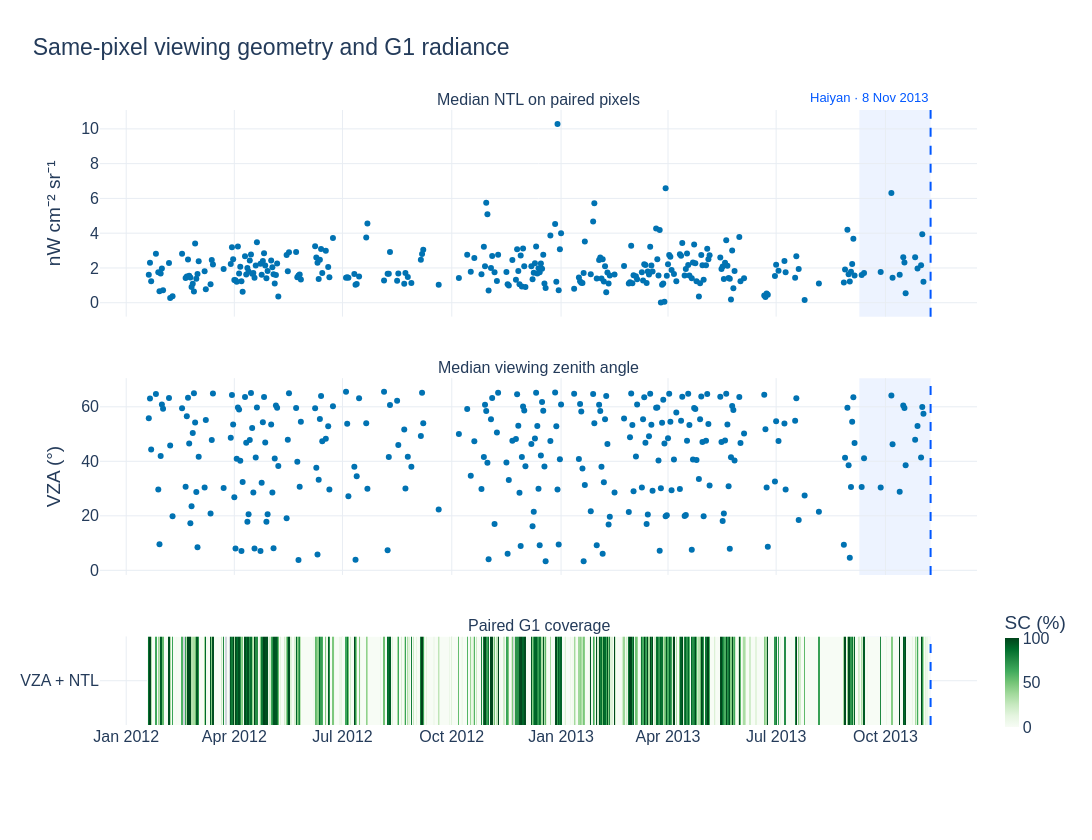
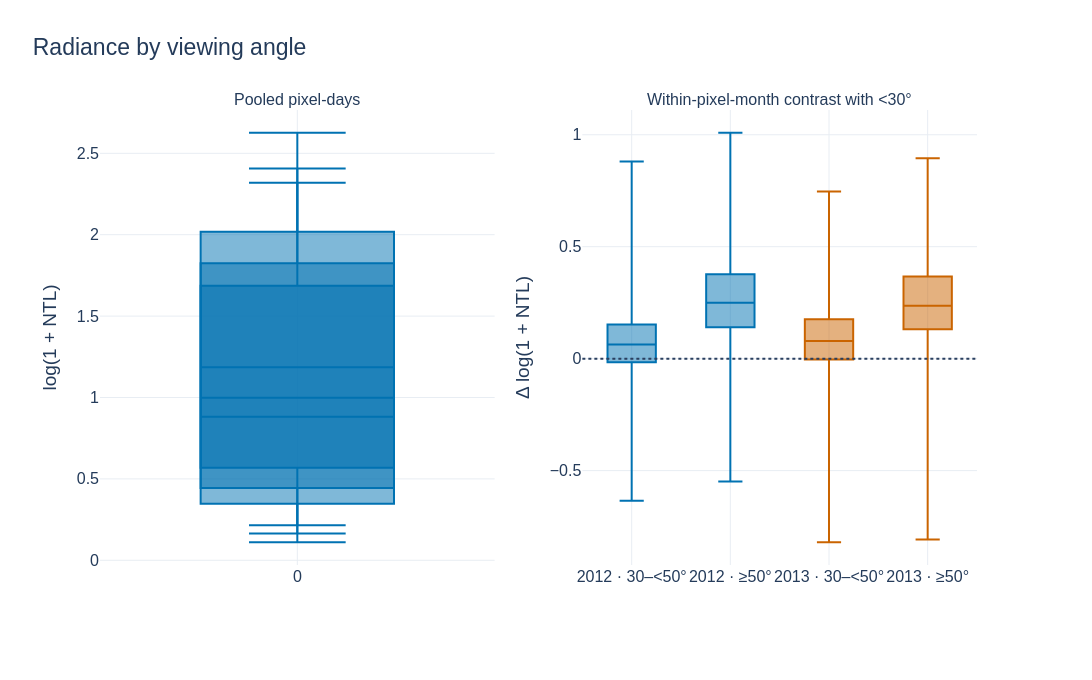

Here is the notebook cell these charts were saved with, in order:
### Markdown cell above
## 6. Match nighttime lights to measured viewing geometry

Compare A1 sensor zenith and A2 radiance at the same G1 pixel and date. Daily paired coverage uses the full G1 denominator. The angle-bin plot shows pixel-day distributions and the table compares low and high angles within the same pixel and month. A pixel-month needs at least two observations in each of the compared angle bands. This is an observational diagnostic for angle-related differences.

### Code cell
zenith_values = np.full(pixel_values.shape, np.nan, dtype="float32")
a1_dates = pd.DatetimeIndex([])
iy, ix = np.unravel_index(land_pixels, land.shape)
for path in (PROCESSED_DIR / "Haiyan_VNP46A1.zarr",
             PROCESSED_DIR / "baseline/Haiyan_VNP46A1_baseline.zarr"):
    if not path.exists():
        print(f"Missing A1 store: {path.name}")
        continue
    ds = xr.open_zarr(path, chunks={}, consolidated=False, mask_and_scale=False)
    for axis in ("x", "y"):
        np.testing.assert_allclose(ds[axis].values, a2[axis].values, rtol=0, atol=1e-6)
    band = ds["Sensor_Zenith"]
    for dim in set(band.dims) - {"date", "y", "x"}:
        if band.sizes[dim] != 1:
            raise ValueError(f"Unexpected Sensor_Zenith dimension: {dim}")
        band = band.isel({dim: 0}, drop=True)
    available = pd.DatetimeIndex(ds.date.values)
    if "processed" in ds:
        available = available[ds.processed.values == 1]
    selected_dates = daily_calendar.intersection(available).difference(a1_dates)
    a1_dates = a1_dates.union(selected_dates)
    fills = list(KNOWN_FILL_VALUES)
    for key in ("_FillValue", "missing_value"):
        if key in band.attrs:
            fills.extend(np.atleast_1d(band.attrs[key]).tolist())

    for start in tqdm(range(0, len(selected_dates), 16), desc=f"Read {path.name}"):
        subset = selected_dates[start:start + 16]
        values = band.sel(date=subset).isel(
            y=xr.DataArray(iy, dims="sample_pixel"), x=xr.DataArray(ix, dims="sample_pixel"),
        ).transpose("date", "sample_pixel").compute().values.astype("float32")
        values[np.isin(values, fills)] = np.nan
        values = values * float(band.attrs.get("scale_factor", 1)) + float(band.attrs.get("add_offset", 0))
        # Some legacy stores contain centidegrees without a scale attribute.
        finite = values[np.isfinite(values) & (values >= 0)]
        if "scale_factor" not in band.attrs and finite.size and np.percentile(finite, 95) > 90:
            values *= .01
        values[(values < 0) | (values > 90)] = np.nan
        zenith_values[daily_calendar.get_indexer(subset)] = values


pair = np.isfinite(zenith_values) & np.isfinite(pixel_values)
if pair.any():
    paired_ntl = np.where(pair, pixel_values, np.nan)
    paired_vza = np.where(pair, zenith_values, np.nan)
    paired_sc = pd.Series(100 * pair.mean(axis=1), index=daily_calendar)
    paired_sc = paired_sc.where(daily_calendar.isin(a1_dates) & primary.SC.notna())
    paired_day = pd.DataFrame({
        "median_ntl": median(paired_ntl, axis=1),
        "median_vza": median(paired_vza, axis=1),
        "SC": paired_sc,
    }, index=daily_calendar)
    paired_day.to_csv(TABLE_DIR / "pre_haiyan_matched_vza_daily.csv")
    fig = make_subplots(rows=3, cols=1, shared_xaxes=True, row_heights=[.42, .40, .18],
                        vertical_spacing=.10, subplot_titles=[
                            "Median NTL on paired pixels", "Median viewing zenith angle", "Paired G1 coverage",
                        ])
    enough = paired_sc.ge(SPATIAL_COMPLETENESS_PCT)
    for row, key, label in [(1, "median_ntl", NTL_UNITS), (2, "median_vza", "VZA (°)")]:
        fig.add_trace(go.Scatter(x=daily_calendar, y=paired_day[key].where(enough),
            mode="markers", marker=dict(color=PRIMARY_COLOR, size=6), showlegend=False), row=row,col=1)
        fig.update_yaxes(title_text=label, row=row,col=1)
    sc_heatmap(fig, paired_day[["SC"]].rename(columns={"SC": "VZA + NTL"}), 3, bar_y=.09)
    mark_reference(fig, (1,2,3))
    style_figure(fig, "Same-pixel viewing geometry and G1 radiance", 1420, 840)
    finish_figure(fig, "05_paired_viewing_geometry")

    bins = {"<30°": pair & (zenith_values < 30),
            "30–<50°": pair & (zenith_values >= 30) & (zenith_values < 50),
            "≥50°": pair & (zenith_values >= 50)}
    month_index = daily_calendar.to_period("M")
    log_ntl = np.log1p(paired_ntl)
    contrasts = []
    for month_id in month_index.unique():
        inside = month_index == month_id
        low = bins["<30°"][inside]
        low_median = median(np.where(low, log_ntl[inside], np.nan), axis=0)
        for label in ("30–<50°", "≥50°"):
            other = bins[label][inside]
            eligible = (low.sum(axis=0) >= 2) & (other.sum(axis=0) >= 2)
            other_median = median(np.where(other, log_ntl[inside], np.nan), axis=0)
            contrasts.extend((month_id.year, label, i, delta) for i, delta in
                             zip(np.flatnonzero(eligible), (other_median-low_median)[eligible]))
    fig = make_subplots(rows=1, cols=2, subplot_titles=[
        "Pooled pixel-days", "Within-pixel-month contrast with <30°",
    ])
    for label, eligible in bins.items():
        values = log_ntl[eligible]
        if values.size:
            quantiles = np.quantile(values, [.10,.25,.50,.75,.90])
            fig.add_trace(go.Box(name=label, q1=[quantiles[1]], median=[quantiles[2]],
                q3=[quantiles[3]], lowerfence=[quantiles[0]], upperfence=[quantiles[4]],
                marker_color=PRIMARY_COLOR, showlegend=False), row=1,col=1)
    if contrasts:
        vza_contrasts = pd.DataFrame(contrasts, columns=["year", "angle_band", "pixel", "delta_log1p"])
        per_pixel = vza_contrasts.groupby(["year", "angle_band", "pixel"], as_index=False).delta_log1p.median()
        vza_summary = per_pixel.groupby(["year","angle_band"]).delta_log1p.agg(["median","size"])
        display(vza_summary.rename(columns={"median": "Median Δ log(1 + NTL)", "size": "Pixels"}).round(3))
        vza_summary.to_csv(TABLE_DIR / "pre_haiyan_vza_contrasts.csv")
        for (year, label), part in per_pixel.groupby(["year", "angle_band"]):
            fig.add_trace(go.Box(y=part.delta_log1p, name=f"{year} · {label}",
                boxpoints=False, marker_color=PRIMARY_COLOR if year == 2012 else EXPANDED_COLOR,
                showlegend=False), row=1,col=2)
    else:
        fig.add_annotation(text="Insufficient paired observations", showarrow=False,
                           x=.5,y=.5,xref="x2 domain",yref="y2 domain")
    fig.add_hline(y=0, line_dash="dot", row=1,col=2)
    fig.update_yaxes(title_text="log(1 + NTL)", row=1,col=1)
    fig.update_yaxes(title_text="Δ log(1 + NTL)", row=1,col=2)
    style_figure(fig, "Radiance by viewing angle", 1360, 680)
    finish_figure(fig, "06_vza_angle_contrasts")
else:
    print("No overlapping G1 HQ radiance and valid A1 viewing angles.")

### Figure 1 — Plotly figure (JSON) as saved in the notebook; plotly's stock layout.template omitted (floating-point values rounded to 4 significant figures; data arrays with more than 128 entries replaced by an {"elided": "..."} marker saying what was removed)
{"data": [{"marker": {"color": "#0072B2", "size": 6}, "mode": "markers", "showlegend": false, "type": "scatter", "x": {"elided": "659 str values"}, "xaxis": "x", "y": {"elided": "659 float values"}, "yaxis": "y"}, {"marker": {"color": "#0072B2", "size": 6}, "mode": "markers", "showlegend": false, "type": "scatter", "x": {"elided": "659 str values"}, "xaxis": "x2", "y": {"elided": "659 float values"}, "yaxis": "y2"}, {"colorscale": [[0, "#CFD5DC"], [1, "#CFD5DC"]], "hoverongaps": false, "hovertemplate": "%{x|%d %b %Y} · %{y}<br>SC unavailable<extra></extra>", "showscale": false, "type": "heatmap", "x": {"elided": "659 str values"}, "xaxis": "x3", "y": ["VZA + NTL"], "yaxis": "y3", "z": {"elided": "1x659 float values"}}, {"colorbar": {"len": 0.22, "thickness": 14, "tickvals": [0, 50, 100], "title": {"text": "SC (%)"}, "y": 0.09}, "colorscale": [[0, "rgb(247,252,245)"], [0.125, "rgb(229,245,224)"], [0.25, "rgb(199,233,192)"], [0.375, "rgb(161,217,155)"], [0.5, "rgb(116,196,118)"], [0.625, "rgb(65,171,93)"], [0.75, "rgb(35,139,69)"], [0.875, "rgb(0,109,44)"], [1, "rgb(0,68,27)"]], "hoverongaps": false, "hovertemplate": "%{x|%d %b %Y} · %{y}<br>SC %{z:.1f}%<extra></extra>", "type": "heatmap", "x": {"elided": "659 str values"}, "xaxis": "x3", "y": ["VZA + NTL"], "yaxis": "y3", "z": {"elided": "1x659 float values"}, "zmax": 100, "zmin": 0, "zsmooth": false}], "layout": {"annotations": [{"font": {"size": 16}, "showarrow": false, "text": "Median NTL on paired pixels", "x": 0.5, "xanchor": "center", "xref": "paper", "y": 1, "yanchor": "bottom", "yref": "paper"}, {"font": {"size": 16}, "showarrow": false, "text": "Median viewing zenith angle", "x": 0.5, "xanchor": "center", "xref": "paper", "y": 0.564, "yanchor": "bottom", "yref": "paper"}, {"font": {"size": 16}, "showarrow": false, "text": "Paired G1 coverage", "x": 0.5, "xanchor": "center", "xref": "paper", "y": 0.144, "yanchor": "bottom", "yref": "paper"}, {"font": {"color": "#0057FF", "size": 13}, "showarrow": false, "text": "Haiyan · 8 Nov 2013", "x": "2013-11-08T00:00:00", "xanchor": "right", "xref": "x", "y": 1.035, "yref": "paper"}], "font": {"color": "#243B5A", "family": "Arial", "size": 16}, "height": 840, "legend": {"orientation": "h", "x": 0, "xanchor": "left", "y": -0.09, "yanchor": "top"}, "margin": {"b": 115, "l": 100, "r": 115, "t": 110}, "paper_bgcolor": "rgba(0,0,0,0)", "plot_bgcolor": "white", "shapes": [{"fillcolor": "#0057FF", "layer": "below", "line": {"width": 0}, "opacity": 0.07, "type": "rect", "x0": "2013-09-09T00:00:00", "x1": "2013-11-08T00:00:00", "xref": "x", "y0": 0, "y1": 1, "yref": "y domain"}, {"line": {"color": "#0057FF", "dash": "dash", "width": 2}, "type": "line", "x0": "2013-11-08T00:00:00", "x1": "2013-11-08T00:00:00", "xref": "x", "y0": 0, "y1": 1, "yref": "y domain"}, {"fillcolor": "#0057FF", "layer": "below", "line": {"width": 0}, "opacity": 0.07, "type": "rect", "x0": "2013-09-09T00:00:00", "x1": "2013-11-08T00:00:00", "xref": "x2", "y0": 0, "y1": 1, "yref": "y2 domain"}, {"line": {"color": "#0057FF", "dash": "dash", "width": 2}, "type": "line", "x0": "2013-11-08T00:00:00", "x1": "2013-11-08T00:00:00", "xref": "x2", "y0": 0, "y1": 1, "yref": "y2 domain"}, {"fillcolor": "#0057FF", "layer": "below", "line": {"width": 0}, "opacity": 0.07, "type": "rect", "x0": "2013-09-09T00:00:00", "x1": "2013-11-08T00:00:00", "xref": "x3", "y0": 0, "y1": 1, "yref": "y3 domain"}, {"line": {"color": "#0057FF", "dash": "dash", "width": 2}, "type": "line", "x0": "2013-11-08T00:00:00", "x1": "2013-11-08T00:00:00", "xref": "x3", "y0": 0, "y1": 1, "yref": "y3 domain"}], "title": {"font": {"size": 23}, "text": "Same-pixel viewing geometry and G1 radiance", "x": 0.03, "xanchor": "left"}, "width": 1420, "xaxis": {"anchor": "y", "domain": [0, 1], "gridcolor": "#E8EDF3", "matches": "x3", "showticklabels": false, "zeroline": false}, "xaxis2": {"anchor": "y2", "domain": [0, 1], "gridcolor": "#E8EDF3", "matches": "x3", "showticklabels": false, "zeroline": false}, "xaxis3": {"anchor": "y3", "domain": [0, 1], "gridcolor": "#E8EDF3", "zeroline": false}, "yaxis": {"anchor": "x", "domain": [0.664, 1], "gridcolor": "#E8EDF3", "title": {"text": "nW cm⁻² sr⁻¹"}, "zeroline": false}, "yaxis2": {"anchor": "x2", "domain": [0.244, 0.564], "gridcolor": "#E8EDF3", "title": {"text": "VZA (°)"}, "zeroline": false}, "yaxis3": {"anchor": "x3", "domain": [0, 0.144], "gridcolor": "#E8EDF3", "zeroline": false}}}

### Figure 2 — Plotly figure (JSON) as saved in the notebook; plotly's stock layout.template omitted (floating-point values rounded to 4 significant figures; data arrays with more than 128 entries replaced by an {"elided": "..."} marker saying what was removed)
{"data": [{"lowerfence": [0.1108], "marker": {"color": "#0072B2"}, "median": [0.8822], "name": "<30°", "q1": [0.3469], "q3": [1.686], "showlegend": false, "type": "box", "upperfence": [2.319], "xaxis": "x", "yaxis": "y"}, {"lowerfence": [0.1651], "marker": {"color": "#0072B2"}, "median": [0.9987], "name": "30–<50°", "q1": [0.4444], "q3": [1.824], "showlegend": false, "type": "box", "upperfence": [2.407], "xaxis": "x", "yaxis": "y"}, {"lowerfence": [0.2147], "marker": {"color": "#0072B2"}, "median": [1.186], "name": "≥50°", "q1": [0.5682], "q3": [2.018], "showlegend": false, "type": "box", "upperfence": [2.626], "xaxis": "x", "yaxis": "y"}, {"boxpoints": false, "marker": {"color": "#0072B2"}, "name": "2012 · 30–<50°", "showlegend": false, "type": "box", "xaxis": "x2", "y": {"elided": "503 float values"}, "yaxis": "y2"}, {"boxpoints": false, "marker": {"color": "#0072B2"}, "name": "2012 · ≥50°", "showlegend": false, "type": "box", "xaxis": "x2", "y": {"elided": "503 float values"}, "yaxis": "y2"}, {"boxpoints": false, "marker": {"color": "#CA6400"}, "name": "2013 · 30–<50°", "showlegend": false, "type": "box", "xaxis": "x2", "y": {"elided": "503 float values"}, "yaxis": "y2"}, {"boxpoints": false, "marker": {"color": "#CA6400"}, "name": "2013 · ≥50°", "showlegend": false, "type": "box", "xaxis": "x2", "y": {"elided": "503 float values"}, "yaxis": "y2"}], "layout": {"annotations": [{"font": {"size": 16}, "showarrow": false, "text": "Pooled pixel-days", "x": 0.225, "xanchor": "center", "xref": "paper", "y": 1, "yanchor": "bottom", "yref": "paper"}, {"font": {"size": 16}, "showarrow": false, "text": "Within-pixel-month contrast with <30°", "x": 0.775, "xanchor": "center", "xref": "paper", "y": 1, "yanchor": "bottom", "yref": "paper"}], "font": {"color": "#243B5A", "family": "Arial", "size": 16}, "height": 680, "legend": {"orientation": "h", "x": 0, "xanchor": "left", "y": -0.09, "yanchor": "top"}, "margin": {"b": 115, "l": 100, "r": 115, "t": 110}, "paper_bgcolor": "rgba(0,0,0,0)", "plot_bgcolor": "white", "shapes": [{"line": {"dash": "dot"}, "type": "line", "x0": 0, "x1": 1, "xref": "x2 domain", "y0": 0, "y1": 0, "yref": "y2"}], "title": {"font": {"size": 23}, "text": "Radiance by viewing angle", "x": 0.03, "xanchor": "left"}, "width": 1360, "xaxis": {"anchor": "y", "domain": [0, 0.45], "gridcolor": "#E8EDF3", "zeroline": false}, "xaxis2": {"anchor": "y2", "domain": [0.55, 1], "gridcolor": "#E8EDF3", "zeroline": false}, "yaxis": {"anchor": "x", "domain": [0, 1], "gridcolor": "#E8EDF3", "title": {"text": "log(1 + NTL)"}, "zeroline": false}, "yaxis2": {"anchor": "x2", "domain": [0, 1], "gridcolor": "#E8EDF3", "title": {"text": "Δ log(1 + NTL)"}, "zeroline": false}}}
